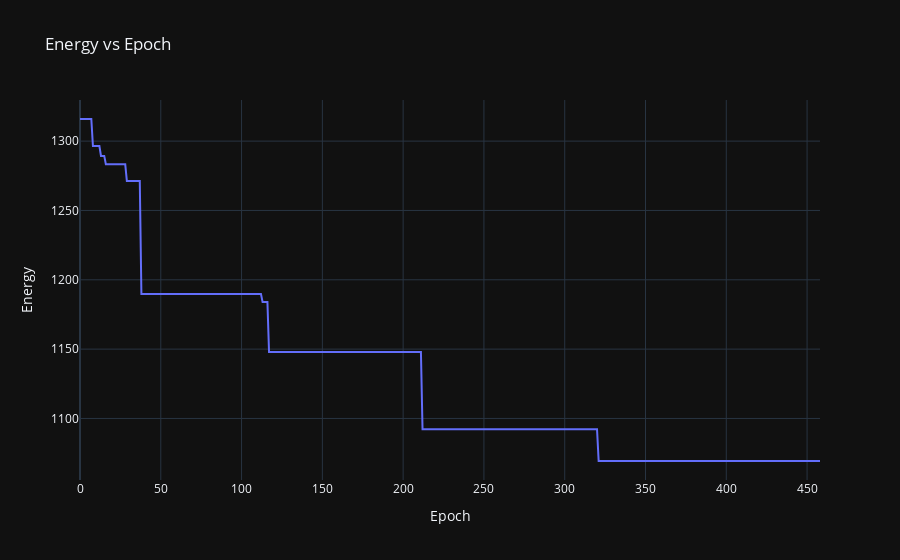
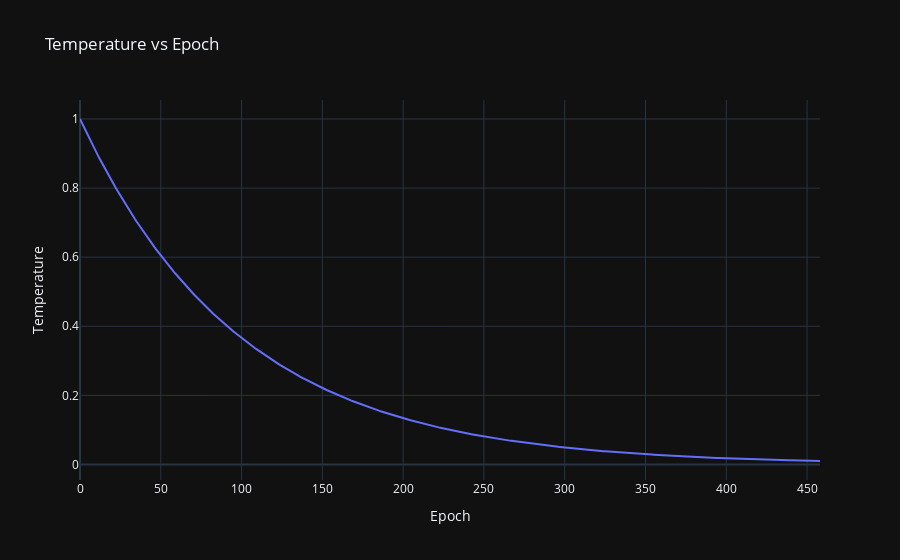

The code cell stored with these charts, in order, in its notebook:
### Markdown cell above
# Graphs

### Code cell
import plotly.graph_objs as go
import pandas as pd

# load the data
data = pd.read_csv('data.csv', names=['epoch', 'temperature', 'energy'])

# plot energy vs epoch
fig1 = go.Figure()
fig1.add_trace(go.Scatter(x=data['epoch'], y=data['energy'], mode='lines', name='Energy'))
fig1.update_layout(title='Energy vs Epoch', xaxis_title='Epoch', yaxis_title='Energy', template='plotly_dark')
fig1.show()

# plot temperature vs epoch
fig2 = go.Figure()
fig2.add_trace(go.Scatter(x=data['epoch'], y=data['temperature'], mode='lines', name='Temperature'))
fig2.update_layout(title='Temperature vs Epoch', xaxis_title='Epoch', yaxis_title='Temperature', template='plotly_dark')
fig2.show()

### Figure 1 — Plotly figure (JSON) as saved in the notebook; plotly's stock layout.template omitted (floating-point values rounded to 4 significant figures; data arrays with more than 128 entries replaced by an {"elided": "..."} marker saying what was removed)
{"data": [{"mode": "lines", "name": "Energy", "type": "scatter", "x": {"elided": "459 int values"}, "y": {"elided": "459 float values"}}], "layout": {"title": {"text": "Energy vs Epoch"}, "xaxis": {"title": {"text": "Epoch"}}, "yaxis": {"title": {"text": "Energy"}}}}

### Figure 2 — Plotly figure (JSON) as saved in the notebook; plotly's stock layout.template omitted (floating-point values rounded to 4 significant figures; data arrays with more than 128 entries replaced by an {"elided": "..."} marker saying what was removed)
{"data": [{"mode": "lines", "name": "Temperature", "type": "scatter", "x": {"elided": "459 int values"}, "y": {"elided": "459 float values"}}], "layout": {"title": {"text": "Temperature vs Epoch"}, "xaxis": {"title": {"text": "Epoch"}}, "yaxis": {"title": {"text": "Temperature"}}}}
